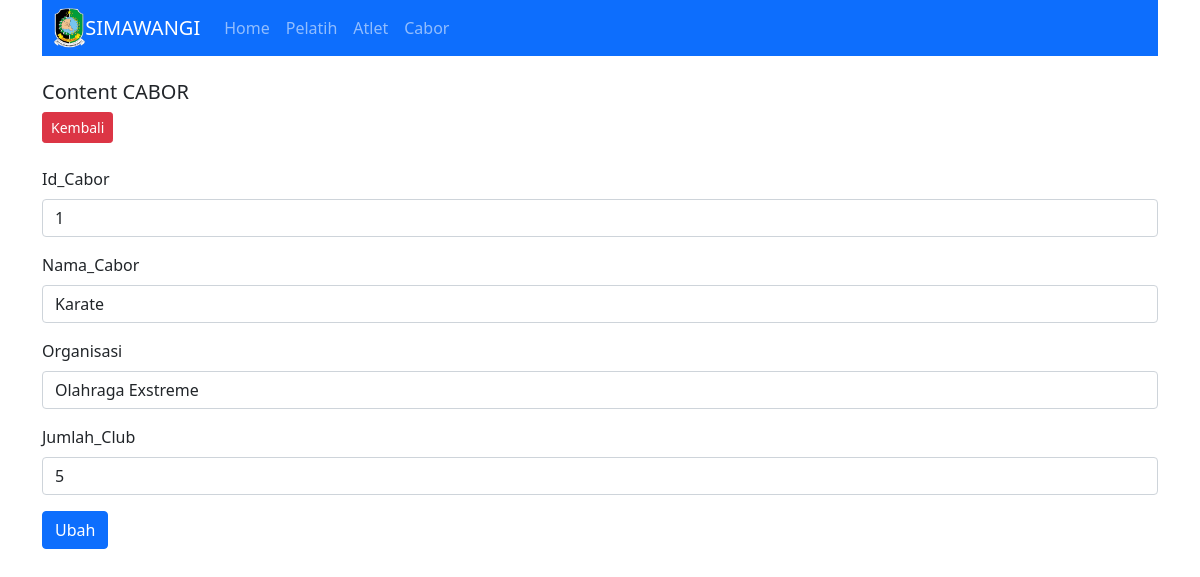
The page /index.php?target=cabor&act=edit_cabor&id=1 on the database its author committed.
### tables this page shows
CREATE TABLE `cabor` (
  `id_cabor` int(11) NOT NULL,
  `nama_cabor` varchar(45) NOT NULL,
  `organisasi` varchar(45) NOT NULL,
  `jumlah_club` int(11) NOT NULL
);

### config/Query_builder.php (called while the page is built, shortened)
<?php
class Query_builder implements Query
{
    private $v_db, $v_table, $v_select, $v_join, $v_where, $v_order_by, $v_query,
        $v_insert, $v_update, $v_delete;
    public function __construct($dataKoneksi)
    {
        $this->v_db = new \mysqli($dataKoneksi['host'], $dataKoneksi['user'], $dataKoneksi['password'],
            $dataKoneksi['dbname']);
    }
    public function table($table)
    {
        $this->v_table = $table;
        return $this;
    }
    public function where($where)
    {
        if (is_array($where)) {
            $this->v_where = " WHERE ";
            foreach ($where as $key => $value) {
                $this->v_where .= $key . " = '" . $value . "'";
                if ($key == array_key_last($where)) {
                    $this->v_where .= "";
                } else {
                    $this->v_where .= " AND ";
                }
            }
        } else {
            $this->v_where = " WHERE " . $where;
        }
        return $this;
    }
    public function get()
    {
        $this->v_query = "SELECT ";
        if (!empty($this->v_select)) {
            $this->v_query .= $this->v_select . " ";
        } else {
            $this->v_query .= " * ";
        }
        $this->v_query .= " FROM " . $this->v_table . " ";
        if (!empty($this->v_where)) {
            $this->v_query .= $this->v_where . " ";
        }
        return $this;
    }
    public function rowArray()
    {
        $data = $this->v_db->query($this->v_query);
        $row = $data->fetch_array();
        return $row;
    }
}

### master/Cabor.php (the view, shortened to what this page needs)
<?php
class Cabor
{
    private $db;
    public function __construct($con)
    {
        $this->db = new Query_builder($con);
    }
    public function edit($id){
        $r = $this->db->table(' cabor ')->where(" id_cabor='$id' ")->get()->rowArray();
        $res = '<a href="?target=cabor" class="btn btn-danger btn-sm">Kembali</a><br><br>';
        $res .= '<form method="post" action="?target=cabor&act=update_cabor">
            <input type="hidden" class="form-control" id="param" name="param" value="'.$r['id_cabor'].'">
            <div class="mb-3">
                <label for="npm" class="form-label">Id_Cabor</label>
                <input type="text" class="form-control id="npm" name="id_cabor" value="'.$r['id_cabor'].'">
            </div>
            <div class="mb-3">
                <label for="nama" class="form-label">Nama_Cabor</label>
                <input type="text" class="form-control id="nama" name="nama_cabor" value="'.$r['nama_cabor'].'">
            </div>
            <div class="mb-3">
                <label for="nama" class="form-label">Organisasi</label>
                <input type="text" class="form-control id="nama" name="organisasi" value="'.$r['organisasi'].'">
            </div>
            <div class="mb-3">
                <label for="npm" class="form-label">Jumlah_Club</label>
                <input type="text" class="form-control id="npm" name="jumlah_club" value="'.$r['jumlah_club'].'">
            </div>
            <button type="submit" class="btn btn-primary">Ubah</button>
        </form>';
        return $res;
}
}

### rows shown on the page
cabor: id_cabor "1", nama_cabor "Karate", organisasi "Olahraga Exstreme", jumlah_club "5"

### other values the page prints
$r['Text'] "Home"
$r['Text'] "Pelatih"
$r['Text'] "Atlet"
$r['Text'] "Cabor"
$target "CABOR"
